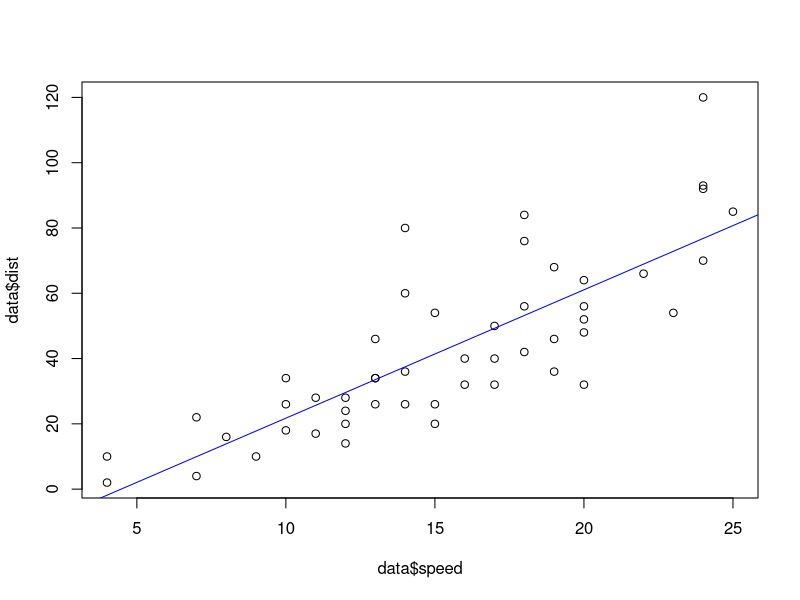

Write R code to recreate this figure.
## ---- chunk 1
knitr::opts_chunk$set(echo = FALSE)
## ---- chunk 2
data <- cars
## ---- chunk 3
plot(data$speed,data$dist)
reg<-lm(dist ~ speed, data = cars)
abline(reg, col="blue")
